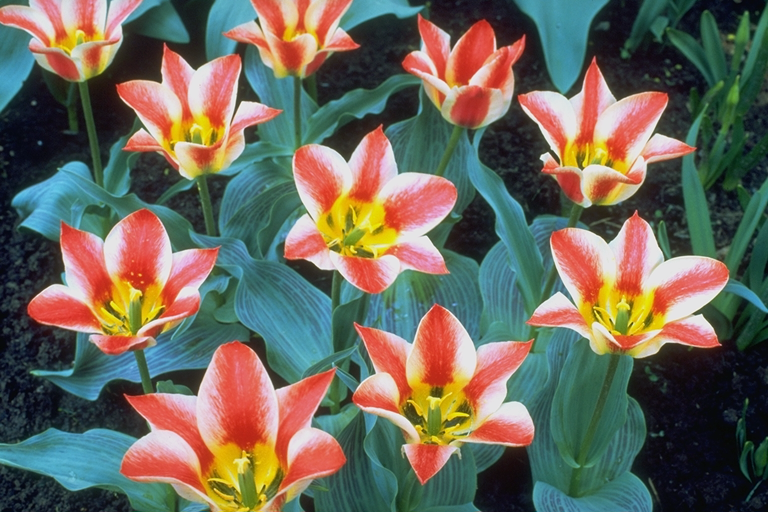
#> input picture tulips.png, 768 x 512 px
$ python image_processing.py
#> lines starting #> are read from the running program, lines starting #| are printed output that depends on the picture
import cv2
import numpy as np
import matplotlib.pyplot as plt

"""Reducing the number of intensity levels in an image."""
def reduce_intensity_levels(image, levels):
    factor = 255 // (levels - 1)
    reduced_image = (image // factor) * factor
    return reduced_image.astype(np.uint8)

"""Applies a mean filter with given kernel size."""
def average_filter(image, kernel_size):
    return cv2.blur(image, (kernel_size, kernel_size))

"""Rotates image by given angle in degrees."""
def rotate_image(image, angle):
    (h, w) = image.shape[:2]
    center = (w // 2, h // 2)
    rot_mat = cv2.getRotationMatrix2D(center, angle, 1.0)
    return cv2.warpAffine(image, rot_mat, (w, h))

"""Reduces spatial resolution by block averaging."""
def block_average(image, block_size):
    h, w = image.shape[:2]
    out = np.zeros_like(image)
    for y in range(0, h, block_size):
        for x in range(0, w, block_size):
            block = image[y:y+block_size, x:x+block_size]
            avg = np.mean(block, axis=(0, 1), keepdims=True)
            out[y:y+block_size, x:x+block_size] = avg
    return out.astype(np.uint8)

"""Displays an image using matplotlib"""
def display_image(title, img):
    if len(img.shape) == 2:
        plt.imshow(img, cmap='gray')
    else:
        plt.imshow(cv2.cvtColor(img, cv2.COLOR_BGR2RGB))
    plt.title(title)
    plt.axis('off')
    plt.show()

def main():
    # Load grayscale and color image
    img_path = './tulips.png'
    gray = cv2.imread(img_path, cv2.IMREAD_GRAYSCALE)
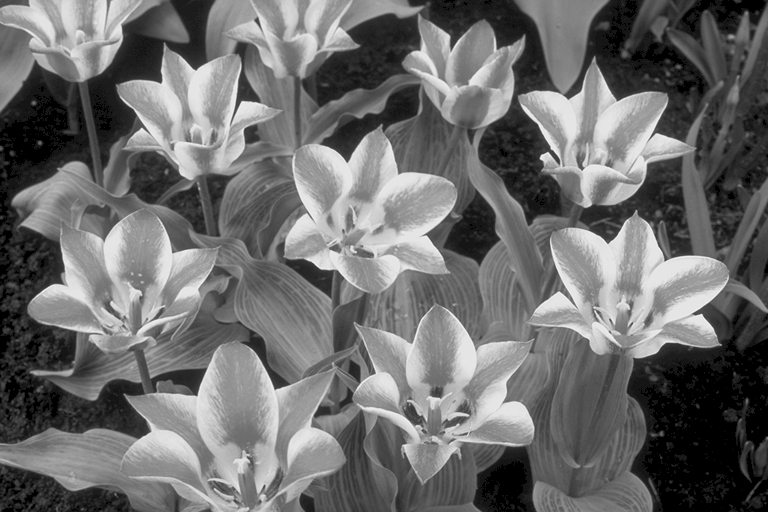
#> gray: shape (512, 768); min 0, max 244, mean 108.3
    color = cv2.imread(img_path)
#> color is the input picture: shape (512, 768, 3); mean B, G, R 91.1, 104, 109.5

    if gray is None or color is None:
        print("Error: Image not found.")
        return

    ### 1. Reduce intensity levels
    for level in [2, 4, 8, 16, 32]:
        reduced = reduce_intensity_levels(gray, level)
        cv2.imwrite(f'output/reduced_{level}.png', reduced)
#> this loop made 5 passes
#> pass 2, in reduce_intensity_levels (call 2), `reduced_image = (image // factor) * factor`:
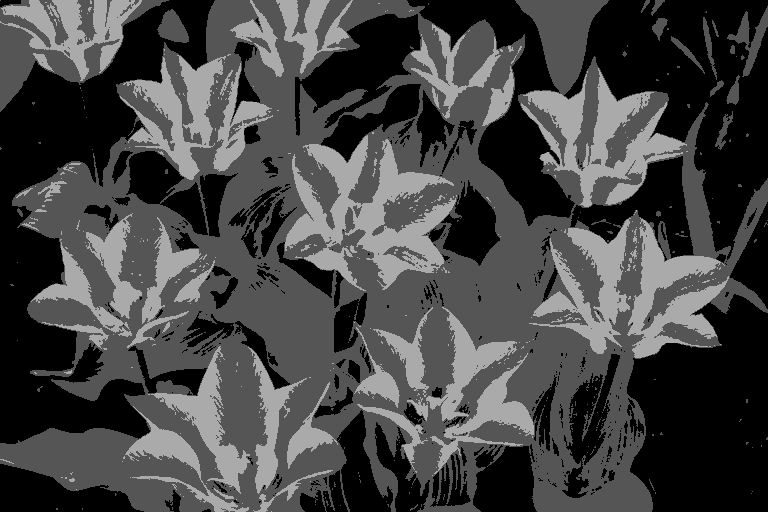
#> reduced_image: shape (512, 768); min 0, max 170, mean 68.7
#> pass 3, in reduce_intensity_levels (call 3), `reduced_image = (image // factor) * factor`:
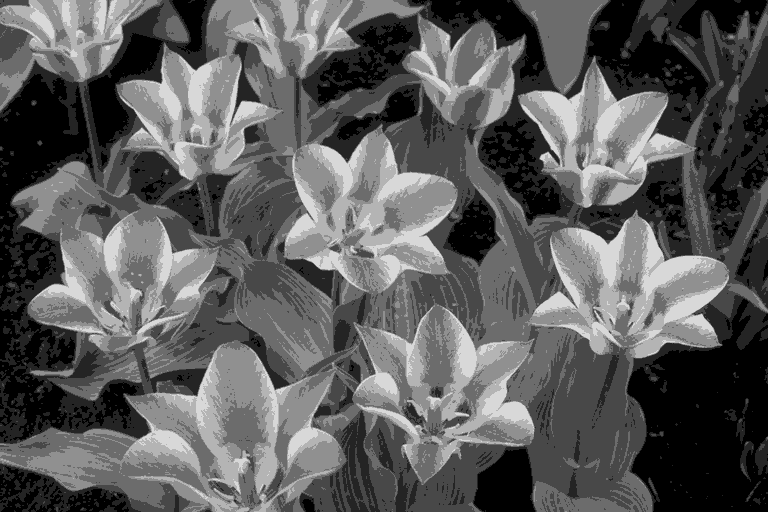
#> reduced_image: shape (512, 768); min 0, max 216, mean 91.8

    ### 2. Spatial averaging (smoothing)
    for k in [3, 10, 20]:
        blurred = average_filter(gray, k)
        cv2.imwrite(f'output/blurred_{k}x{k}.png', blurred)
#> this loop made 3 passes
#> pass 3, in main, `blurred = average_filter(gray, k)`:
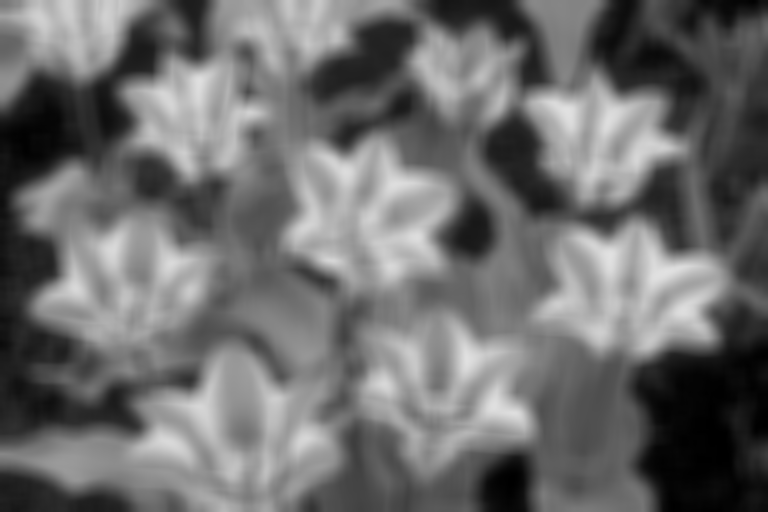
#> blurred: shape (512, 768); min 0, max 225, mean 108.3

    ### 3. Rotate image
    for angle in [45, 90]:
        rotated = rotate_image(color, angle)
        cv2.imwrite(f'output/rotated_{angle}.png', rotated)
#> this loop made 2 passes
#> rot_mat in rotate_image on passes 1 to 2: [[0.707, 0.707, -68.55], [-0.707, 0.707, 346.5]], [[6.12e-17, 1, 128], [-1, 6.12e-17, 640]]
#> pass 1, in main, `rotated = rotate_image(color, angle)`:
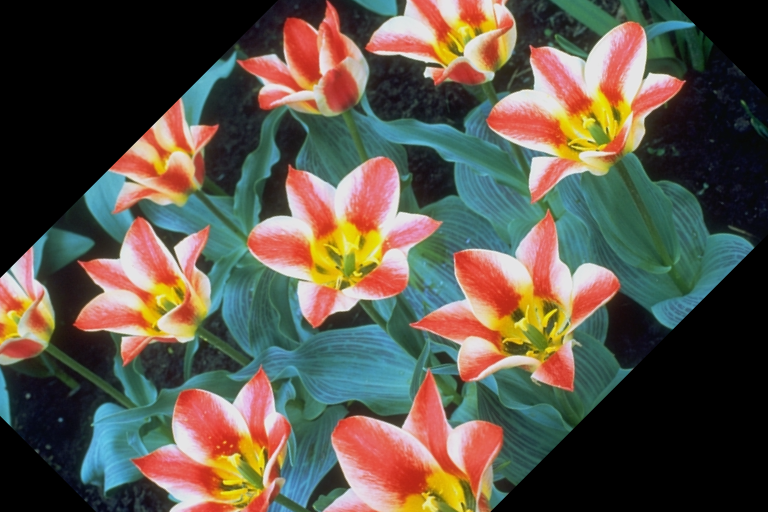
#> rotated: shape (512, 768, 3); mean B, G, R 73.5, 85.4, 92.9
#> pass 2, in main, `rotated = rotate_image(color, angle)`:
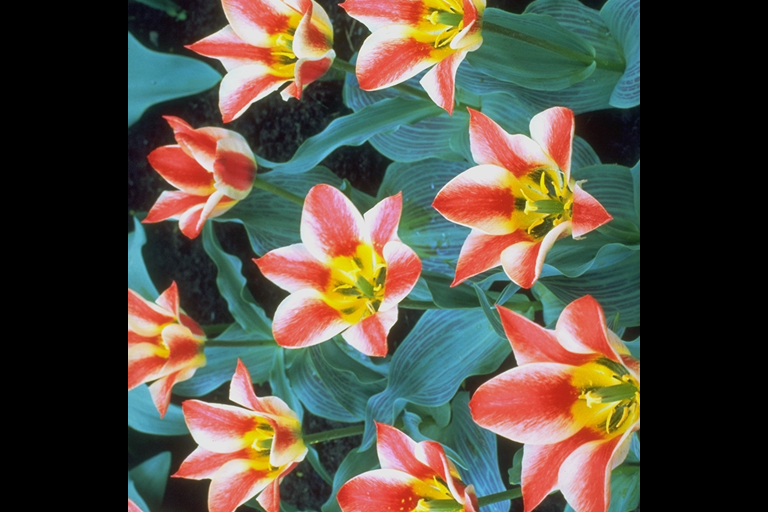
#> rotated: shape (512, 768, 3); mean B, G, R 66.3, 77.7, 85.4

    ### 4. Block averaging for resolution reduction
    for block in [3, 5, 7]:
        reduced_spatial = block_average(color, block)
        cv2.imwrite(f'output/block_avg_{block}x{block}.png', reduced_spatial)
#> this loop made 3 passes
#> pass 3, in main, `reduced_spatial = block_average(color, block)`:
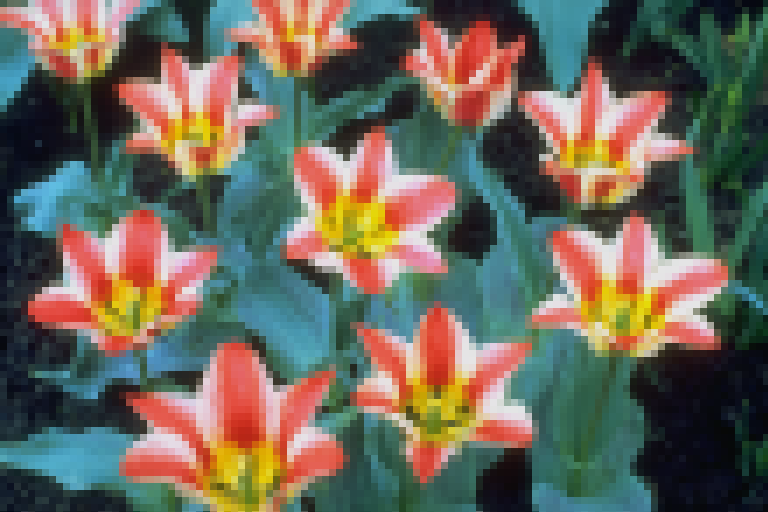
#> reduced_spatial: shape (512, 768, 3); mean B, G, R 90.6, 103.5, 109

if __name__ == "__main__":
    main()
